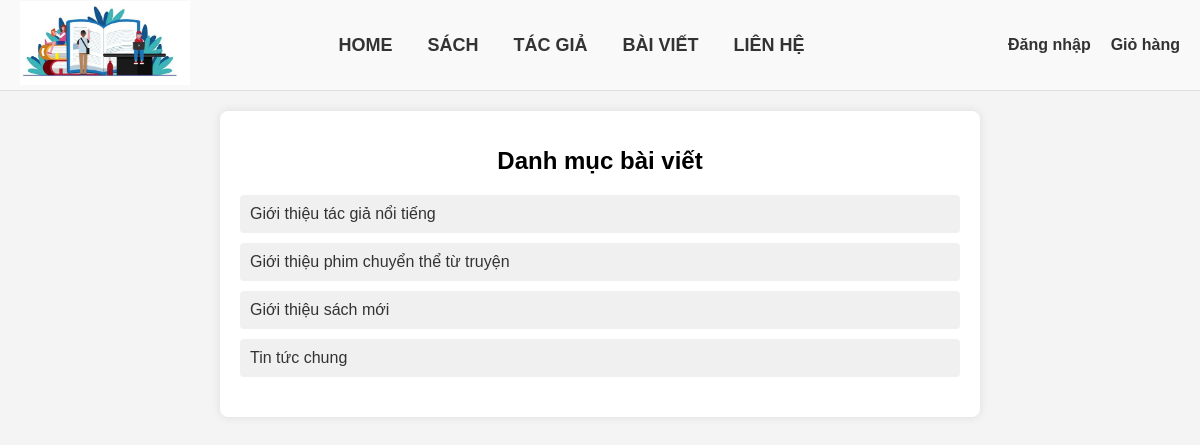
Screenshot of /User/Article_category_user/categories.php with the database file from the repository.
### tables this page shows
CREATE TABLE `article_categories` (
  `id` int(11) NOT NULL,
  `name` varchar(50) NOT NULL,
  `status` int(11) NOT NULL
);

### conn_db.php (called while the page is built, shortened)
<?php
    function connectToDatabase(){
        $servername = 'localhost';
        $username = 'root';
        $password = '';
        $name_db = 'starbook_database';
        $conn = new mysqli($servername, $username, $password, $name_db);
        return $conn;
    }
    function queryDatabase($sql){
        $conn = connectToDatabase();
        $result = $conn->query($sql);
        $data = [];
        while ($row = $result->fetch_assoc()) {
            $data[] = $row;
        }
        return $data;
    }
?>

### User/Article_category_user/categories_bll.php (called while the page is built)
<?php
include '../../conn_db.php';
function getCategories() {
    $sql = "SELECT id, name FROM article_categories WHERE status = 1";
    return queryDatabase($sql);
}
?>

### User/Article_category_user/categories.php (the view, shortened to what this page needs)
<?php
include 'categories_bll.php';
$categories = getCategories();
?>
<!DOCTYPE html>
<html lang="en">
<head>
</head>
<body>
    <?php include "../Home/Header.php";?>
    <div class="container">
        <h1>Danh mục bài viết</h1>
        <ul>
            <?php
            if (!empty($categories)) {
                foreach ($categories as $row) {
                    echo "<li><a href='articles.php?category_id=" . $row['id'] . "'>" . $row['name'] . "</a></li>";
                }
            } else {
                echo "<li>Không có danh mục nào.</li>";
            }
            ?>
        </ul>
    </div>
</body>
</html>

### User/Article_category_user/categories.php (style rules this page uses)
body { font-family: Arial, sans-serif; background-color: #f4f4f4; margin: 0; padding: 0; }
.container { max-width: 60%; margin: 20px auto; background-color: #fff; padding: 20px; border-radius: 8px; box-shadow: 0 0 10px rgba(0,0,0,0.1); }
h1 { font-size: 24px; color: #000; margin-bottom: 20px; text-align: center; }
ul { list-style-type: none; padding: 0; margin: 0; }
.container li { margin-bottom: 10px; }
.container li a { display: block; padding: 10px; text-decoration: none; background-color: #f0f0f0; color: #333; border-radius: 4px; transition: background-color 0.3s ease; }

### User/Home/Header.php (style rules this page uses)
body { font-family: Arial, sans-serif; margin: 0; padding: 0; }

### rows the page displays
article_categories: name "Giới thiệu tác giả nổi tiếng"
article_categories: name "Giới thiệu phim chuyển thể từ truyện"
article_categories: name "Giới thiệu sách mới"
article_categories: name "Tin tức chung"
